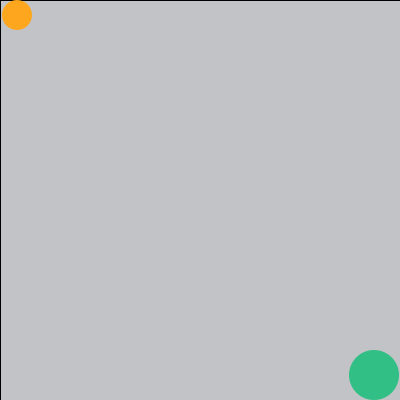
Frame 1 (no input)
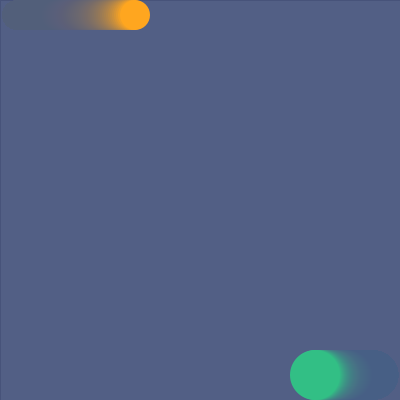
Frame 60 (the mouse pressed at the canvas centre just before this capture)
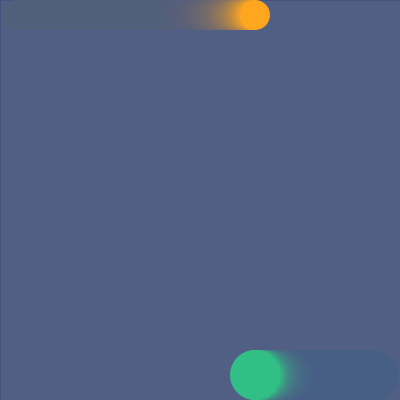
Frame 120 (the mouse held since frame 60 and released just before this capture)

The Processing sketch that drew these frames (run headless with seeded random() and noise(); from frame 60 on, the mouse is pressed at the canvas centre):

// Processing sketch: processing_131272
// ── processing_131272.pde

//copyright Yoon-ji Kim 2014
//51-257 A: HW #5

//******GLOBAL VARIABLES******
float xA, yA, diamA, speedAx, speedAy; //variable set 1
float xB, yB, diamB, speedBx, speedBy; //variable set 2
color bgColor, ellipseColorA, ellipseColorB;

void setup()
{
  size(400, 400);
  smooth();
  
  //******figure A variables******
    xA = 0;
    yA = 0;
    diamA = 30; 
    speedAx = 2;
    speedAy = 2;
  
  //******figure B variables******
    xB = 350;
    yB = 350;
    diamB = 50;
    speedBx = 1;
    speedBy = 1;
  
  //******colors******
    bgColor = color(73, 94, 129, 20);
    ellipseColorA = color(255, 166, 31);
    ellipseColorB = color(50, 191, 133);
}

void draw()
{
  prepareWindow();
  moveFigures();
  drawFigures();
}

void prepareWindow()
{
  fill(bgColor);
  rect(0, 0, width, height);
  noStroke();
}

void moveFigures()
{
  //******GREEN ELLIPSE******
  if ((xB >= width-width) && (yB == height-diamB)) //bottom side
  {
    xB = xB - speedBx;
  }
  else if ((xB <= diamB) && (yB > height-height)) //left side
  {
    yB = yB - speedBy;
  }
  else if ((xB < width-diamB) && (yB == height-height)) //top side
  {
    xB += speedBx;
  }
  else if ((xB == width-diamB) && (yB < height-diamB)) //right side
  {
    yB += speedBy;
  }
  
  //******ORANGE ELLIPSE******
  if ((xA < width-diamA) && (yA == height-height)) //top side
  {
   xA += speedAx;
  }
  else if ((xA == width-diamA) && (yA < height-diamA)) //right side
  {
   yA += speedAy;
  }
  else if ((xA >= width-width) && (yA == height-diamA)) //bottom side
  {
   xA = xA - speedAx;
  }
  else if ((xA <= diamA) && (yA > height-height)) //left side
  {
    yA = yA - speedAy;
  }
}

void drawFigures()
{
  noStroke();
  ellipseMode(CORNER);
  figure(xA, yA, diamA); //orange ellipse
  figure(xB, yB, diamB, ellipseColorB); //green ellipse
}

void figure(float xA, float yA, float diamA)
{
  fill(ellipseColorA);
  ellipse(xA, yA, diamA, diamA);
}

void figure(float xB, float yB, float diamB, color ellipseColorB)
{
  fill(ellipseColorB);
  ellipse(xB, yB, diamB, diamB);
}
